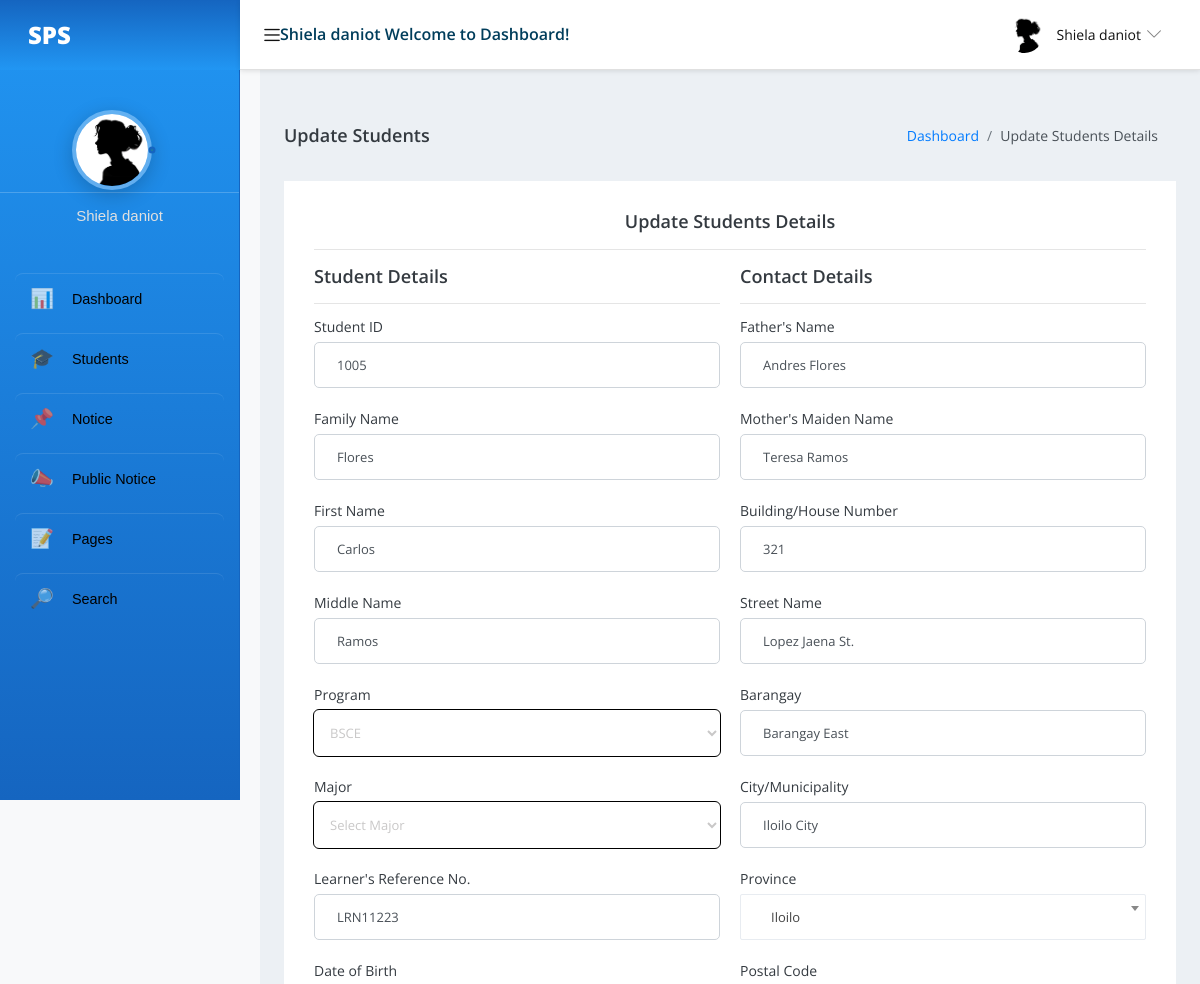
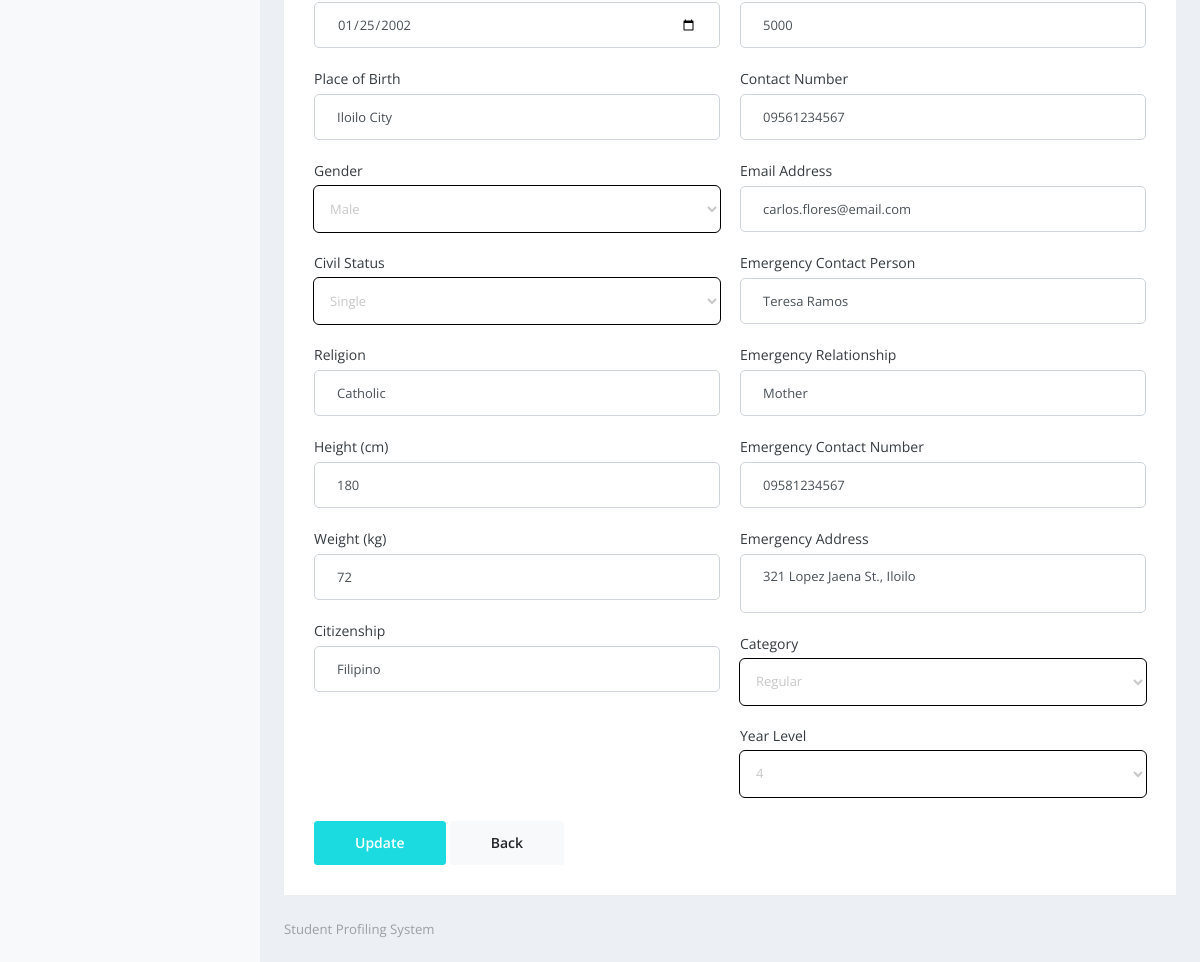
The app's page /staff/edit-student-detail.php?editid=19 (signed in), older data (2 pictures, top to bottom).
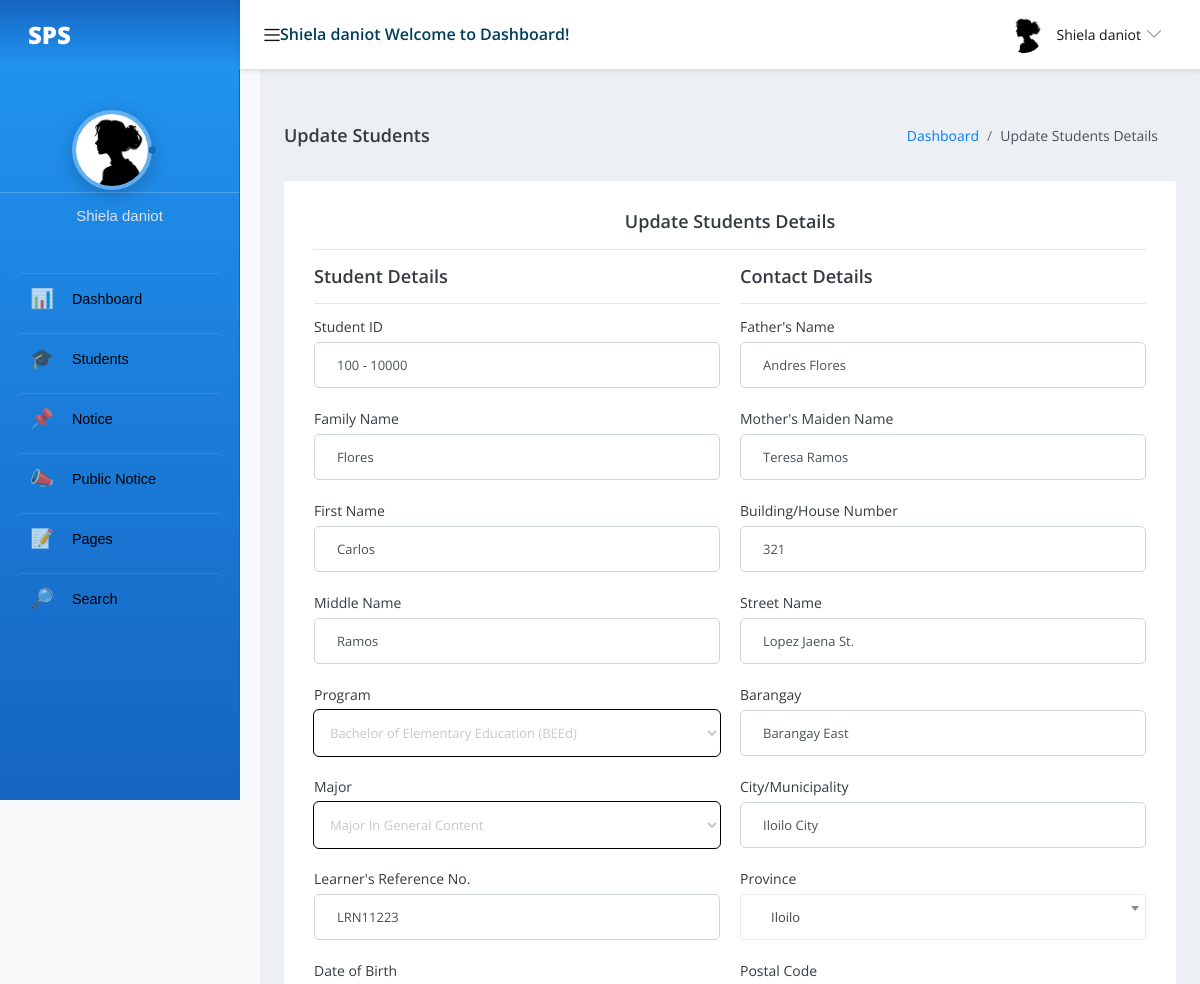
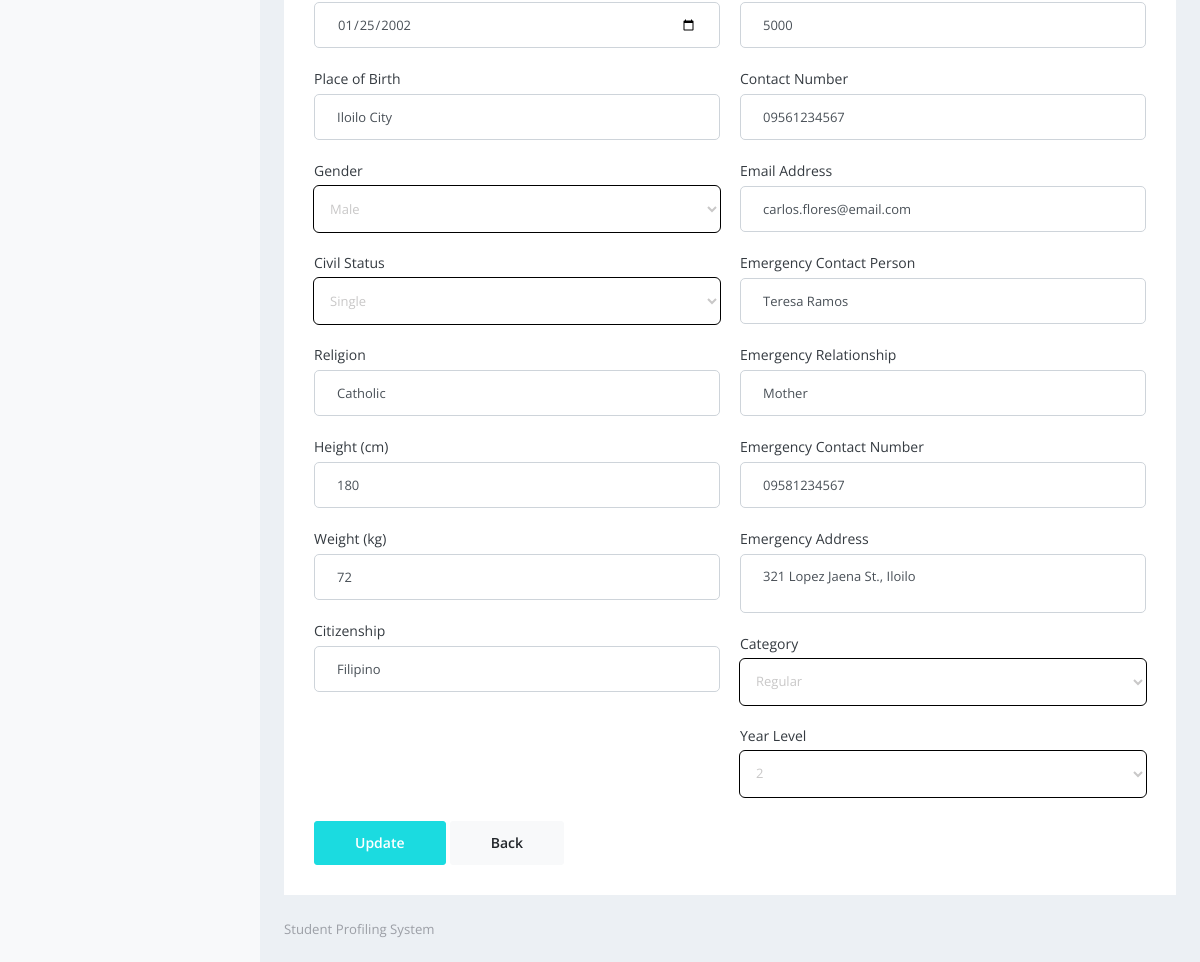
The same page, newer data (2 pictures, top to bottom).
### tables this page shows
CREATE TABLE `tblstudent` (
  `ID` int(11) NOT NULL,
  `StuID` varchar(50) NOT NULL,
  `FamilyName` varchar(100) NOT NULL,
  `FirstName` varchar(100) NOT NULL,
  `MiddleName` varchar(100) DEFAULT NULL,
  `Program` varchar(100) NOT NULL,
  `Major` varchar(100) DEFAULT NULL,
  `LearnersReferenceNo` varchar(50) DEFAULT NULL,
  `DOB` date NOT NULL,
  `PlaceOfBirth` varchar(255) DEFAULT NULL,
  `Gender` varchar(10) NOT NULL,
  `CivilStatus` varchar(50) DEFAULT NULL,
  `Religion` varchar(100) DEFAULT NULL,
  `Height` varchar(10) DEFAULT NULL,
  `Weight` varchar(10) DEFAULT NULL,
  `Citizenship` varchar(50) DEFAULT NULL,
  `FathersName` varchar(100) DEFAULT NULL,
  `MothersMaidenName` varchar(100) DEFAULT NULL,
  `BuildingHouseNumber` varchar(255) DEFAULT NULL,
  `StreetName` varchar(255) DEFAULT NULL,
  `Barangay` varchar(255) DEFAULT NULL,
  `CityMunicipality` varchar(255) DEFAULT NULL,
  `Province` varchar(255) DEFAULT NULL,
  `PostalCode` varchar(20) DEFAULT NULL,
  `ContactNumber` varchar(15) DEFAULT NULL,
  `EmailAddress` varchar(100) DEFAULT NULL,
  `EmergencyContactPerson` varchar(100) DEFAULT NULL,
  `EmergencyRelationship` varchar(50) DEFAULT NULL,
  `EmergencyContactNumber` varchar(15) DEFAULT NULL,
  `EmergencyAddress` text DEFAULT NULL,
  `Category` set('New Freshman','Continuing/Returnee','Shiftee','Second Degree','Regular','Irregular') NOT NULL,
  `YearLevel` enum('1','2','3','4') DEFAULT NULL,
  `Password` varchar(255) NOT NULL,
  `Image` varchar(255) DEFAULT NULL,
  `Academic` longtext DEFAULT NULL,
  `NonAcademic` longtext DEFAULT NULL,
  `Status` tinyint(1) NOT NULL DEFAULT 1
);

### staff/edit-student-detail.php (the view, shortened to what the changed rows need)
<?php
include('includes/dbconnection.php');
if (strlen($_SESSION['sturecmsstaffid']) == 0) {
  header('location:logout.php');
} else {
  ?>
  <!DOCTYPE html>
  <html lang="en">
  <head>
    <link rel="stylesheet" href="vendors/simple-line-icons/css/simple-line-icons.css">
    <link rel="stylesheet" href="vendors/flag-icon-css/css/flag-icon.min.css">
    <link rel="stylesheet" href="vendors/css/vendor.bundle.base.css">
    <link rel="stylesheet" href="vendors/select2/select2.min.css">
    <link rel="stylesheet" href="vendors/select2-bootstrap-theme/select2-bootstrap.min.css">
    <link rel="stylesheet" href="css/style.css" />
    <link rel="stylesheet" href="./css/style(v2).css">
  </head>
  <body>
    <div class="container-scroller">
      <div class="container-fluid page-body-wrapper">
        <div class="main-panel">
          <div class="content-wrapper">
            <div class="row">
              <div class="col-12 grid-margin stretch-card">
                <div class="card">
                  <div class="card-body">
                    <form class="forms-sample" method="post">
                      <?php
                      $eid = $_GET['editid'];
                      $sql = "SELECT * FROM tblstudent WHERE ID=:eid";
                      $query = $dbh->prepare($sql);
                      $query->bindParam(':eid', $eid, PDO::PARAM_STR);
                      $query->execute();
                      $results = $query->fetchAll(PDO::FETCH_OBJ);
                      if ($query->rowCount() > 0) {
                        foreach ($results as $row) { ?>
                          <div class="row">
                            <div class="col-6">
                              <h4>Student Details</h4>
                              <hr />
                              <div class="form-group">
                                <label>Student ID</label>
                                <input type="text" name="stuid" value="<?php echo htmlentities($row->StuID); ?>" class="form-control" required placeholder="e.g., 222 - 08410" pattern="\d{3} - \d{5}" title="The format must be: 222 - 08410" style="text-transform: capitalize;">
                              </div>
                              <div class="form-group">
                                <label>Family Name</label>
                                <input type="text" name="familyname" value="<?php echo htmlentities($row->FamilyName); ?>"
                                  class="form-control" required style="text-transform: capitalize;">
                              </div>
                              <div class="form-group">
                                <label>First Name</label>
                                <input type="text" name="firstname" value="<?php echo htmlentities($row->FirstName); ?>"
                                  class="form-control" required style="text-transform: capitalize;">
                              </div>
                              <div class="form-group">
                                <label>Middle Name</label>
                                <input type="text" name="middlename" value="<?php echo htmlentities($row->MiddleName); ?>"
                                  class="form-control" style="text-transform: capitalize;">
                              </div>
                              <div class="form-group">
                                <label>Program</label>
                                <select name="program" id="program" class="form-control" required onchange="updateMajors()">
                                  <option value="Bachelor of Elementary Education (BEEd)" <?php if ($row->Program == 'Bachelor of Elementary Education (BEEd)') echo 'selected'; ?>>Bachelor of Elementary Education (BEEd)</option>
                                  <?php if (!in_array($row->Program, [
                                      'Bachelor of Elementary Education (BEEd)',
                                      'Bachelor of Secondary Education (BSEd)',
                                      'Bachelor of Science in Business Administration (BSBA)',
                                      'Bachelor of Industrial Technology (BindTech)',
                                      'Bachelor of Science in Information Technology (BSIT)'
                                  ]) && !empty($row->Program)): ?>
                                    <option value="<?php echo htmlentities($row->Program); ?>" selected><?php echo htmlentities($row->Program); ?></option>
                                  <?php endif; ?>
                                </select>
                              </div>
                              <div class="form-group">
                                <label>Major</label>
                                <select name="major" id="major" class="form-control" style="text-transform: capitalize;">
                                     <option value="">Select Major</option>
                                 </select>
                              </div>
                              <div class="form-group">
                                <label>Learner's Reference No.</label>
                                <input type="text" name="lrn" value="<?php echo htmlentities($row->LearnersReferenceNo); ?>"
                                  class="form-control" style="text-transform: capitalize;">
                              </div>
                              <div class="form-group">
                                <label>Date of Birth</label>
                                <input type="date" name="dob" value="<?php echo htmlentities($row->DOB); ?>"
                                  class="form-control" required>
                              </div>
                              <div class="form-group">
                                <label>Place of Birth</label>
                                <input type="text" name="placeofbirth" value="<?php echo htmlentities($row->PlaceOfBirth); ?>"
                                  class="form-control" style="text-transform: capitalize;">
                              </div>
                              <div class="form-group">
                                <label>Gender</label>
                                <select name="gender" id="gender" class="form-control" required
                                  onchange="toggleOtherGenderInput()">
                                  <option value="Male" <?php if ($row->Gender == 'Male')
                                    echo 'selected'; ?>>Male</option>
                                </select>
                              </div>
                              <div class="form-group">
                                <label>Civil Status</label>
                                <select name="civilstatus" class="form-control">
                                  <option value="Single" <?php if ($row->CivilStatus == 'Single') echo 'selected'; ?>>Single</option>
                                </select>
                              </div>
                              <div class="form-group">
                                <label>Religion</label>
                                <input type="text" name="religion" value="<?php echo htmlentities($row->Religion); ?>"
                                  class="form-control" style="text-transform: capitalize;">
                              </div>
                              <div class="form-group">
                                <label>Height (cm)</label>
                                <input type="text" name="height" value="<?php echo htmlentities($row->Height); ?>"
                                  class="form-control">
                              </div>
                              <div class="form-group">
                                <label>Weight (kg)</label>
                                <input type="text" name="weight" value="<?php echo htmlentities($row->Weight); ?>"
                                  class="form-control">
                              </div>
                              <div class="form-group">
                                <label>Citizenship</label>
                                <input type="text" name="citizenship" value="<?php echo htmlentities($row->Citizenship); ?>"
                                  class="form-control" style="text-transform: capitalize;">
                              </div>
                            </div>
                            <div class="col-6">
                              <h4>Contact Details</h4>
                              <hr />
                              <div class="form-group">
                                <label>Father's Name</label>
                                <input type="text" name="fathersname" value="<?php echo htmlentities($row->FathersName); ?>"
                                  class="form-control" style="text-transform: capitalize;">
                              </div>
                              <div class="form-group">
                                <label>Mother's Maiden Name</label>
                                <input type="text" name="mothersmaidenname"
                                  value="<?php echo htmlentities($row->MothersMaidenName); ?>" class="form-control" style="text-transform: capitalize;">
                              </div>
                              <div class="form-group">
                                <label>Building/House Number</label>
                                <input type="text" name="buildinghouse"
                                  value="<?php echo htmlentities($row->BuildingHouseNumber); ?>" class="form-control" style="text-transform: capitalize;">
                              </div>
                              <div class="form-group">
                                <label>Street Name</label>
                                <input type="text" name="streetname" value="<?php echo htmlentities($row->StreetName); ?>"
                                  class="form-control" style="text-transform: capitalize;">
                              </div>
                              <div class="form-group">
                                <label>Barangay</label>
                                <input type="text" name="barangay" value="<?php echo htmlentities($row->Barangay); ?>"
                                  class="form-control" style="text-transform: capitalize;">
                              </div>
                              <div class="form-group">
                                <label>City/Municipality</label>
                                <div id="city-municipality-container">
                                </div>
                              </div>
                              <div class="form-group">
                                <label>Province</label>
                              </div>
                              <div class="form-group">
                                <label>Postal Code</label>
                                <input type="text" name="postalcode" value="<?php echo htmlentities($row->PostalCode); ?>"
                                  class="form-control">
                              </div>
                              <div class="form-group">
                                <label>Contact Number</label>
                                <input type="text" name="contactnumber"
                                  value="<?php echo htmlentities($row->ContactNumber); ?>" class="form-control" required>
                              </div>
                              <div class="form-group">
                                <label>Email Address</label>
                                <input type="email" name="emailaddress"
                                  value="<?php echo htmlentities($row->EmailAddress); ?>" class="form-control" required>
                              </div>
                              <div class="form-group">
                                <label>Emergency Contact Person</label>
                                <input type="text" name="emergencycontactperson"
                                  value="<?php echo htmlentities($row->EmergencyContactPerson); ?>" class="form-control" style="text-transform: capitalize;">
                              </div>
                              <div class="form-group">
                                <label>Emergency Relationship</label>
                                <input type="text" name="emergencyrelationship"
                                  value="<?php echo htmlentities($row->EmergencyRelationship); ?>" class="form-control" style="text-transform: capitalize;">
                              </div>
                              <div class="form-group">
                                <label>Emergency Contact Number</label>
                                <input type="text" name="emergencycontactnumber"
                                  value="<?php echo htmlentities($row->EmergencyContactNumber); ?>" class="form-control">
                              </div>
                              <div class="form-group">
                                <label>Emergency Address</label>
                                <textarea name="emergencyaddress"
                                  class="form-control" style="text-transform: capitalize;"><?php echo htmlentities($row->EmergencyAddress); ?></textarea>
                              </div>
                              <div class="form-group">
                                <label>Category</label>
                                <select name="category" class="form-control" required>
                                  <option value="<?php echo htmlentities($row->Category); ?>">
                                    <?php echo htmlentities($row->Category); ?>
                                  </option>
                                </select>
                              </div>
                              <div class="form-group">
                                <label>Year Level</label>
                                <select name="yearlevel" class="form-control" required>
                                  <option value="<?php echo htmlentities($row->YearLevel); ?>">
                                    <?php echo htmlentities($row->YearLevel); ?>
                                  </option>
                                </select>
                              </div>
                            </div>
                          </div>
                          <button type="submit" class="btn btn-primary" name="submit">Update</button>
                          <a href="manage-students.php" class="btn btn-light">Back</a>
                        <?php }
                      } ?>
                    </form>
                  </div>
                </div>
              </div>
            </div>
          </div>
        </div>
      </div>
    </div>
  </body>
  </html>
<?php } ?>

Row changes from the older to the newer data that the page shows:
changed tblstudent "Flores": stuid "1005" → "100 - 10000"; program "BSCE" → "Bachelor of Elementary Education (BEEd)"; major "Select Major" → "Major in General Content"; yearlevel "4" → "2"
